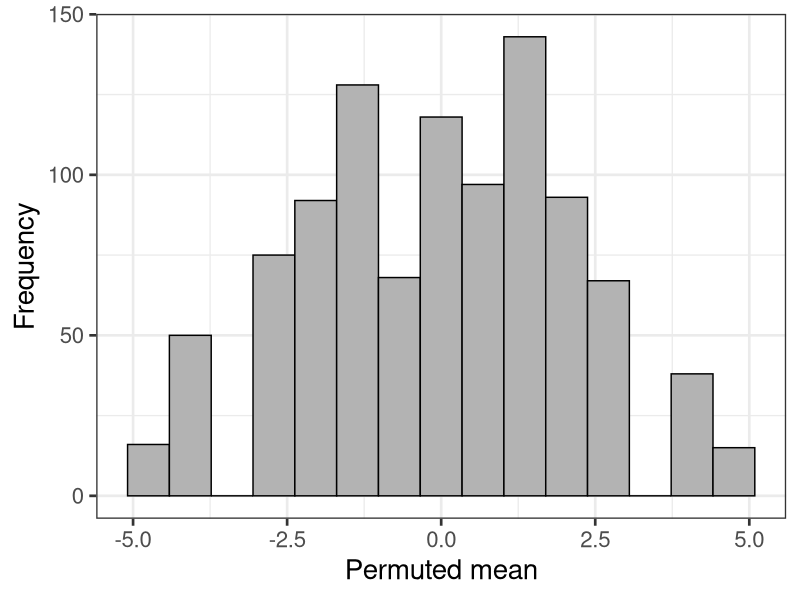
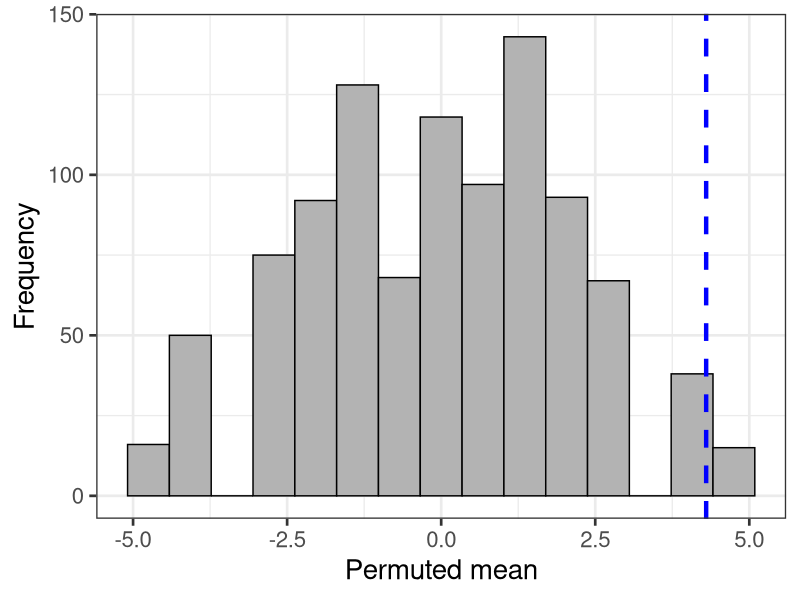
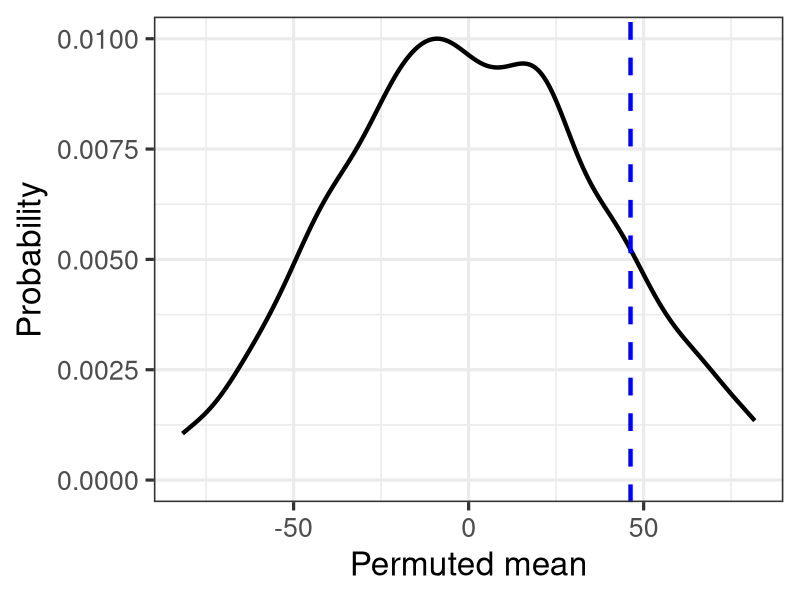
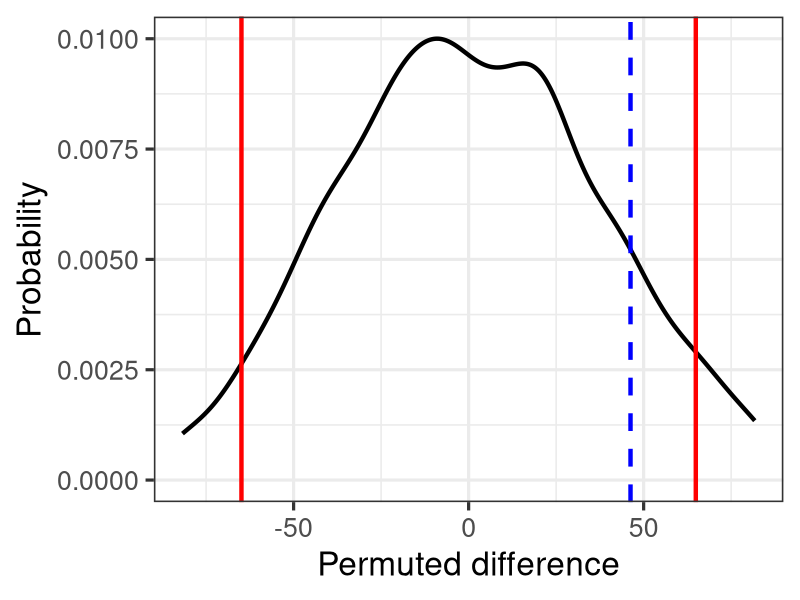
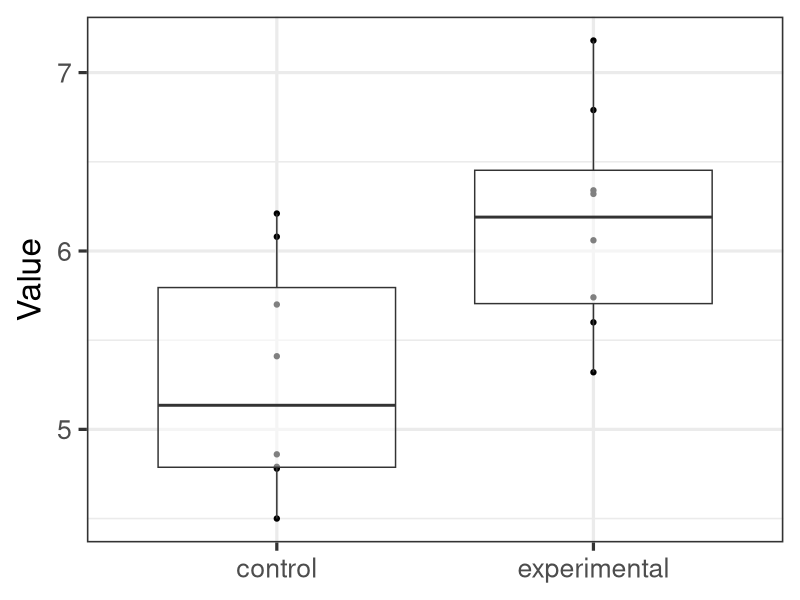
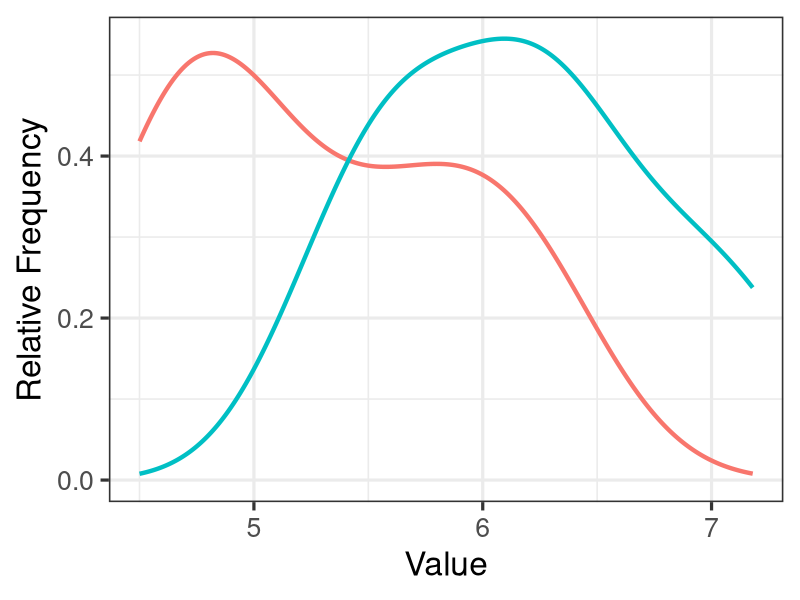
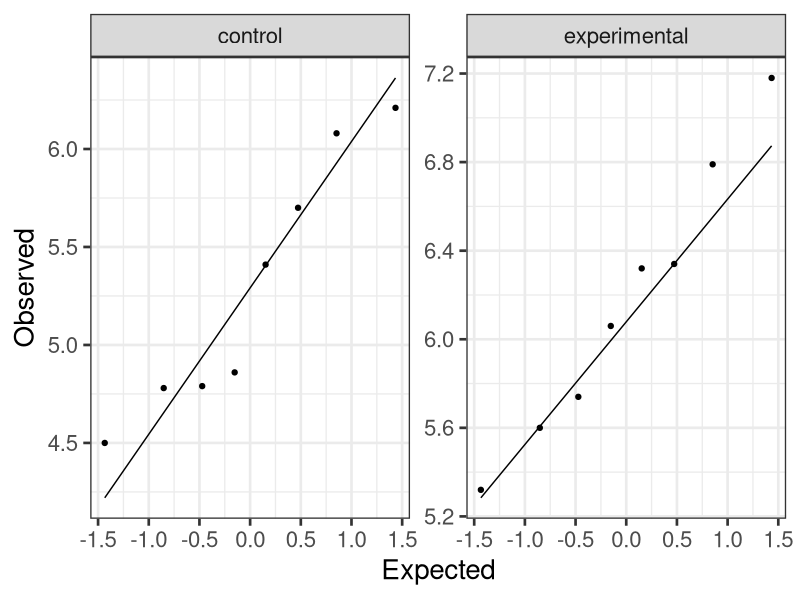
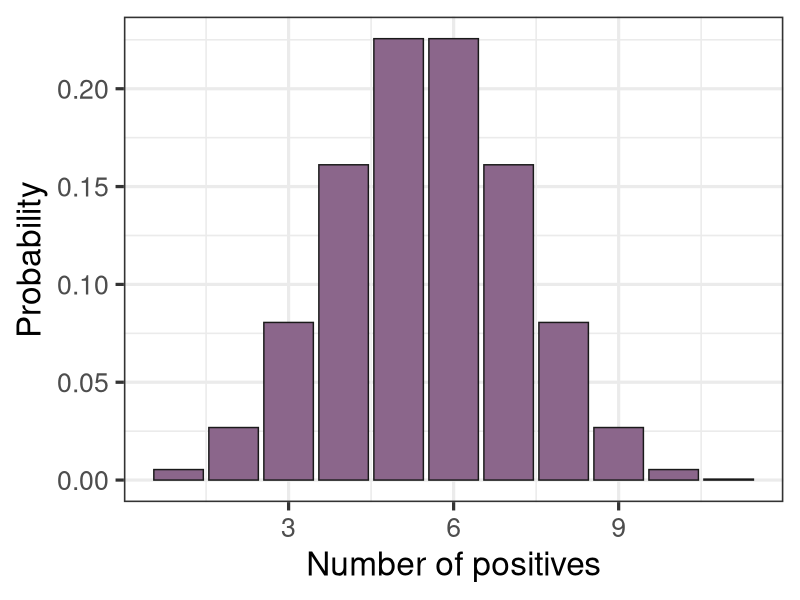

The R script that drew these images, in order:
# lecture 09 - nonparametric alternatives
library(tidyverse)

# set working directory
setwd(dirname(rstudioapi::getActiveDocumentContext()$path))

# permutation example - butterflies
orange <- c(29.7, 33.3,30.7,31.6)
white <- c(26.1,25.4,26.0,30.6)

# calculate the difference
mean(orange) - mean(white)

set.seed(182)
# shuffle the population 10000 times, and calculate the difference
total <- c(orange, white)
new_mean <- c()
for(i in 1:1000) {
    new_orange <- sample(total, 4)
    new_white <- total[!(total %in% new_orange)]
    new_mean <- c(new_mean, mean(new_orange) - mean(new_white))
}

(sum(abs(new_mean) > 4)+ 1)/1001


# what is the distribution of new_mean?
summary(new_mean)

ggplot2::ggplot(data = data.frame(new_mean)) +
    ggplot2::aes(x = new_mean) +
    ggplot2::geom_histogram(bins = 15, fill = "grey70", color = "black") +
    # ggplot2::geom_density(size = 1.5) +
    ggplot2::theme_bw(20) +
    ggplot2::labs(x = "Permuted mean", y = "Frequency")
ggsave("permutation1_2.png", height = 4, width = 7)

# where does our real value fall?
ggplot2::ggplot(data = data.frame(new_mean)) +
    ggplot2::aes(x = new_mean) +
    ggplot2::geom_histogram(bins = 15, fill = "grey70", color = "black") +
    ggplot2::theme_bw(20) +
    ggplot2::labs(x = "Permuted mean", y = "Frequency") +
    ggplot2::geom_vline(xintercept = 4.3, color = "blue", linetype = 2, size = 1.5)
ggsave("permutation2_2.png", height = 4, width = 7)

# how many of our values (Abs value) > 4.3
View(data.frame(new_mean))

(sum(abs(new_mean) > 4)+ 1)/1001

# 3 values / 100 are = 4.3 or -4.3 => 0.03 probability of us getting the observed data by chance
# at an alpha of 0.05 we would reject the null hypothesis!

# permuation for FDR linkage mapping
a <- c(450,439,412,329)
c <- c(400,378,356,311)

total <- c(c, a)
new_mean= NULL
for(i in 1:1000) {
    new_a <- sample(total, 4)
    new_c <- total[!(total %in% new_a)]
    new_mean <- c(new_mean, mean(new_a) - mean(new_c))
}

# what is the distribution of new_mean?
summary(new_mean)

ggplot2::ggplot(data = data.frame(new_mean)) +
    ggplot2::aes(x = new_mean) +
    ggplot2::geom_density(size = 1.5) +
    ggplot2::theme_bw(24) +
    ggplot2::labs(x = "Permuted mean", y = "Probability") +
    ggplot2::geom_vline(xintercept = 46.25, color = "blue", linetype = 2, size = 1.5)
ggsave("mapping1.png", height = 4, width = 7)


# if we are ok being wrong 5% of the time - i.e. (false positive = alpha) 0.05
# what should the critical value be?
# in this case it is a two-sided test, so 2.5% on either side
quantile(new_mean, 0.975)

# critical value of 64.9. Our data < critical value = not enough evidence to reject the null

# where does our real value fall?
ggplot2::ggplot(data = data.frame(new_mean)) +
    ggplot2::aes(x = new_mean) +
    ggplot2::geom_density(size = 1.5) +
    ggplot2::theme_bw(24) +
    ggplot2::labs(x = "Permuted difference", y = "Probability") +
    ggplot2::geom_vline(xintercept = 46.25, color = "blue", linetype = 2, size = 1.5) +    
    ggplot2::geom_vline(xintercept = c(64.9, -64.9), color = "red", size = 1.5)
ggsave("mapping2.png", height = 4, width = 7)

#######################
# Wilcoxon-mann-whitney test
#######################

# create data
study <- data.frame(experimental = c(5.32,5.60,5.74,6.06,6.32,6.34,6.79,7.18),
           control = c(4.50,4.78,4.79,4.86,5.41,5.70,6.08,6.21))

# plot distributions
study %>%
    tidyr::pivot_longer(experimental:control) %>%
    ggplot2::ggplot(.) +
    ggplot2::aes(x = name, y = value) +
    ggplot2::geom_point() +
    ggplot2::geom_boxplot(alpha = 0.5) +
    ggplot2::theme_bw(24) +
    ggplot2::labs(x = "", y = "Value") +
    ggplot2::theme(axis.title.x = element_blank())
ggsave("experiment1.png", height = 4, width = 7)


study %>%
    tidyr::pivot_longer(experimental:control) %>%
    ggplot2::ggplot(.) +
    ggplot2::aes(x = value, color = name) +
    ggplot2::geom_density(size = 1.5) +
    ggplot2::theme_bw(24) +
    ggplot2::labs(x = "Value", y = "Relative Frequency") +
    ggplot2::theme(legend.position = "none")
ggsave("experiment2.png", height = 4, width = 7)

# plot qq plots
study %>%
    tidyr::pivot_longer(experimental:control) %>%
    ggplot2::ggplot(.) +
    ggplot2::aes(sample = value) +
    ggplot2::geom_qq() +
    ggplot2::geom_qq_line() +
    ggplot2::facet_wrap(~name, scales = "free") +
    ggplot2::theme_bw(20) +
    ggplot2::labs(x = "Expected", y = "Observed") +
    ggplot2::theme(legend.position = "none")
ggsave("experiment3.png", height = 4, width = 7)

# use R test
wilcox.test(study$experimental, study$control)

#########################
# sign test
#########################

# binomial distribution, N = 11, p = 0.5
data.frame(num = seq(1:11), prob = dbinom(1:11, 11, 0.5)) %>%
    ggplot2::ggplot(.) +
    ggplot2::aes(x = num, y = prob) +
    ggplot2::geom_bar(stat = "identity", fill = "plum4", color = "grey10")+
    ggplot2::theme_bw(24) +
    ggplot2::labs(x = "Number of positives", y = "Probability") 
ggsave("signtest.png", height = 4, width = 7)

# what is the probability of getting 9 (or more) positives?
pbinom(2, 11, 0.5)

# wilcox signed rank test
siteI <- c(50.6,39.2,35.2,17,11.2,14.2,24.2,37.4,35.2)
siteII <- c(38,18.6,23.2,19,6.6,16.4,14.4,37.6,24.4)
wilcox.test(siteI,siteII,paired = T)


# binomial distribution, N = 11, p = 0.5
data.frame(num = seq(1:9), prob = dbinom(1:9, 9, 0.5)) %>%
    ggplot2::ggplot(.) +
    ggplot2::aes(x = num, y = prob) +
    ggplot2::geom_bar(stat = "identity", fill = "plum4", color = "grey10")+
    ggplot2::theme_bw(24) +
    ggplot2::labs(x = "Number of positives", y = "Probability") 
ggsave("signtest2.png", height = 4, width = 7)

########################
# permutation 
boot.conf.int <- function(x, CI = 0.95, nsims = 10000) {
    xbars <- c()
    for(i in 1:nsims) {
        perm <- sample(x, replace = T)
        xbars <- c(xbars, mean(perm))
    }
    CI_quantiles <- c((1-CI)/2, 1-(1-CI)/2)
    boot_ci <- quantile(xbars, CI_quantiles)
    return(boot_ci)
}

set.seed(100)
# generate random variable x
x <- rnorm(100)

# what is the mean of x?
mean(x)
# [1] 0.002912563

# what is the 95% CI for this mean? - bootstrap!

# create variable to hold permutation means
perm_means <- c()

# do 10,000 permutations
for(i in 1:10000) {
    # sample from x with replacement (perm is same size as x)
    perm <- sample(x, replace = T)
    
    # calcualte mean and add to perm_means
    perm_means <- c(perm_means, mean(perm))
    
}

# get the middle 95% of the mean of the perms distribution
quantile(perm_means, c(0.025, 0.975))
#       2.5%      97.5% 
# -0.1987355  0.2013981

# plot mean of the perms distribution
ggplot2::ggplot(data.frame(perm_means)) +
    ggplot2::aes(x = perm_means) +
    ggplot2::geom_histogram(fill = "grey70", color = "black") +
    ggplot2::theme_bw(20) +
    ggplot2::labs(x = "Permutation means", y = "Frequency") +
    ggplot2::geom_vline(xintercept = mean(x), color = "red", size = 1.5) +
    ggplot2::geom_vline(xintercept = quantile(perm_means, c(0.025, 0.975)), color = "blue", linetype = 2, size = 1.5)
ggsave("permutation_distribution.png", height = 3, width = 7)
